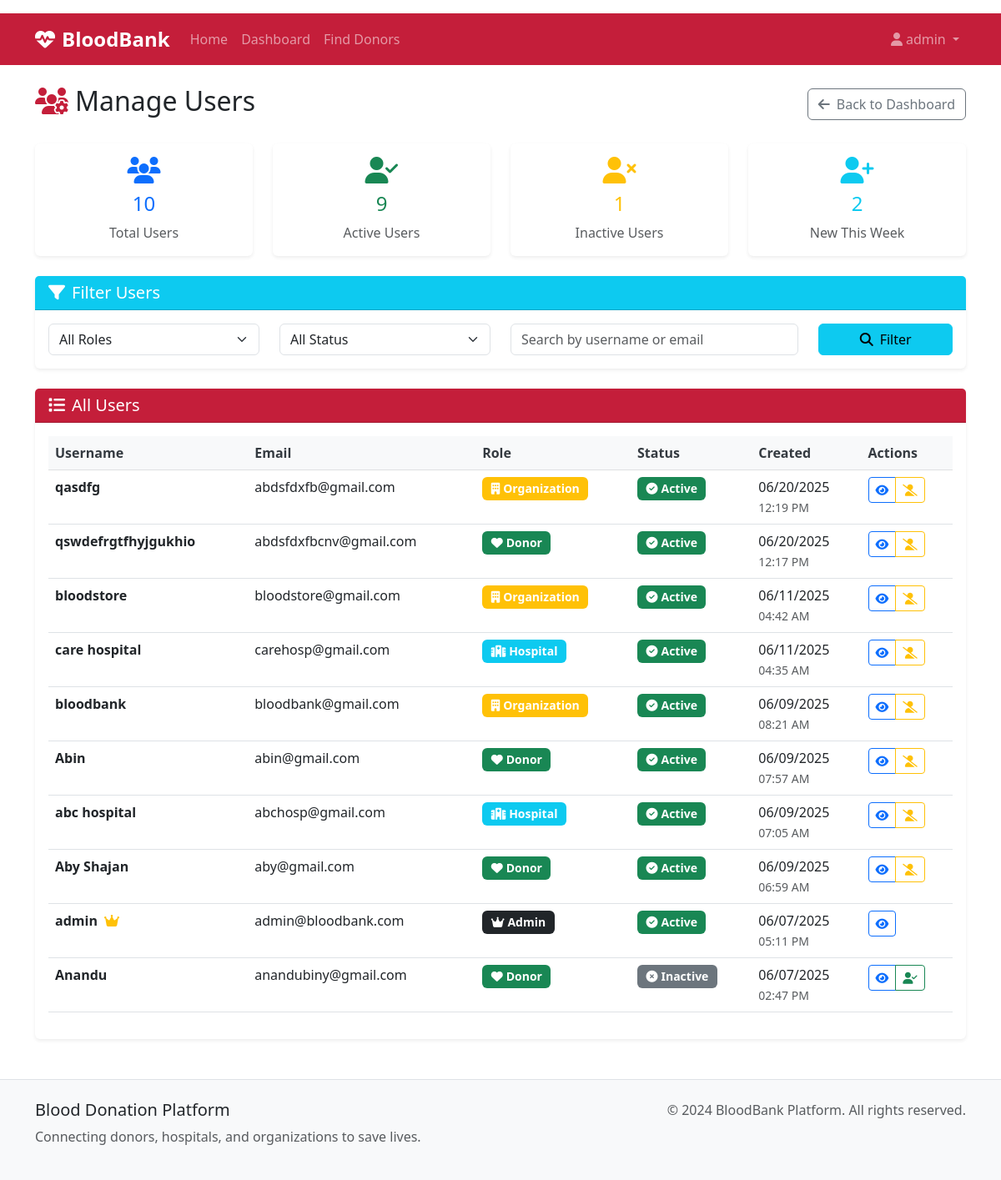
The page /admin/manage-users (signed in) on the database its author committed.
### models.py (models this page shows, shortened)
class User(db.Model):
    id = db.Column(db.Integer, primary_key=True)
    username = db.Column(db.String(80), unique=True, nullable=False)
    email = db.Column(db.String(120), unique=True, nullable=False)
    password_hash = db.Column(db.String(256), nullable=False)
    role = db.Column(db.String(20), nullable=False)  # donor, hospital, organization, admin
    created_at = db.Column(db.DateTime, default=datetime.utcnow)
    is_active = db.Column(db.Boolean, default=True)
    donor_profile = db.relationship('DonorProfile', backref='user', uselist=False)
    hospital_profile = db.relationship('HospitalProfile', backref='user', uselist=False)
    organization_profile = db.relationship('OrganizationProfile', backref='user', uselist=False)

### routes.py (the view)
@app.route('/admin/manage-users')
@role_required(['admin'])
def manage_users():
    from datetime import datetime, timedelta
    users = User.query.order_by(User.created_at.desc()).all()
    seven_days_ago = datetime.utcnow() - timedelta(days=7)
    now = datetime.utcnow()
    return render_template('admin/manage_users.html', users=users, seven_days_ago=seven_days_ago, now=now)

### utils.py (called while the page is built)
def role_required(roles):
    def decorator(f):
        @wraps(f)
        def decorated_function(*args, **kwargs):
            if 'user_id' not in session:
                flash('Please log in to access this page.', 'warning')
                return redirect(url_for('login'))
            user = User.query.get(session['user_id'])
            if not user or user.role not in roles:
                flash('You do not have permission to access this page.',
                      'error')
                return redirect(url_for('dashboard'))
            return f(*args, **kwargs)
        return decorated_function
    return decorator

### templates/admin/manage_users.html (shortened to what this page needs)
{% extends "base.html" %}
{% block content %}
<div class="d-flex justify-content-between align-items-center mb-4">
    <h2><i class="fas fa-users-cog me-2 text-medical"></i>Manage Users</h2>
    <a href="{{ url_for('admin_dashboard') }}" class="btn btn-outline-secondary">
        <i class="fas fa-arrow-left me-2"></i>Back to Dashboard
    </a>
</div>
<div class="row mb-4">
    <div class="col-md-3">
        <div class="card border-0 shadow-sm text-center">
            <div class="card-body">
                <div class="text-primary mb-2">
                    <i class="fas fa-users fa-2x"></i>
                </div>
                <h4 class="text-primary">{{ users|length }}</h4>
                <p class="mb-0 text-muted">Total Users</p>
            </div>
        </div>
    </div>
    <div class="col-md-3">
        <div class="card border-0 shadow-sm text-center">
            <div class="card-body">
                <div class="text-success mb-2">
                    <i class="fas fa-user-check fa-2x"></i>
                </div>
                <h4 class="text-success">{{ users|selectattr('is_active', 'equalto', True)|list|length }}</h4>
                <p class="mb-0 text-muted">Active Users</p>
            </div>
        </div>
    </div>
    <div class="col-md-3">
        <div class="card border-0 shadow-sm text-center">
            <div class="card-body">
                <div class="text-warning mb-2">
                    <i class="fas fa-user-times fa-2x"></i>
                </div>
                <h4 class="text-warning">{{ users|selectattr('is_active', 'equalto', False)|list|length }}</h4>
                <p class="mb-0 text-muted">Inactive Users</p>
            </div>
        </div>
    </div>
    <div class="col-md-3">
        <div class="card border-0 shadow-sm text-center">
            <div class="card-body">
                <div class="text-info mb-2">
                    <i class="fas fa-user-plus fa-2x"></i>
                </div>
                {% set ns = namespace(new_users_this_week=0) %}
                {% for user in users %}
                    {% if user.created_at >= seven_days_ago %}
                        {% set ns.new_users_this_week = ns.new_users_this_week + 1 %}
                    {% endif %}
                {% endfor %}
                <h4 class="text-info">{{ ns.new_users_this_week }}</h4>
                <p class="mb-0 text-muted">New This Week</p>
            </div>
        </div>
    </div>
</div>
<div class="row mb-4">
    <div class="col-12">
        <div class="card border-0 shadow-sm">
            <div class="card-header bg-info text-white">
                <h5 class="mb-0"><i class="fas fa-filter me-2"></i>Filter Users</h5>
            </div>
            <div class="card-body">
                <div class="row">
                    <div class="col-md-3">
                        <select class="form-select" id="roleFilter">
                            <option value="">All Roles</option>
                        </select>
                    </div>
                    <div class="col-md-3">
                        <select class="form-select" id="statusFilter">
                            <option value="">All Status</option>
                        </select>
                    </div>
                    <div class="col-md-4">
                        <input type="text" class="form-control" id="searchFilter" placeholder="Search by username or email">
                    </div>
                    <div class="col-md-2">
                        <button class="btn btn-info w-100" onclick="applyFilters()">
                            <i class="fas fa-search me-2"></i>Filter
                        </button>
                    </div>
                </div>
            </div>
        </div>
    </div>
</div>
<div class="row">
    <div class="col-12">
        <div class="card border-0 shadow-sm">
            <div class="card-header bg-medical text-white">
                <h5 class="mb-0"><i class="fas fa-list me-2"></i>All Users</h5>
            </div>
            <div class="card-body">
                {% if users %}
                    <div class="table-responsive">
                        <table class="table table-hover" id="usersTable">
                            <thead class="table-light">
                                <tr>
                                    <th>Username</th>
                                    <th>Email</th>
                                    <th>Role</th>
                                    <th>Status</th>
                                    <th>Created</th>
                                    <th>Actions</th>
                                </tr>
                            </thead>
                            <tbody>
                                {% for user in users %}
                                    <tr class="user-row"
                                        data-role="{{ user.role }}"
                                        data-status="{{ 'active' if user.is_active else 'inactive' }}"
                                        data-search="{{ (user.username + ' ' + user.email).lower() }}">
                                        <td>
                                            <strong>{{ user.username }}</strong>
                                            {% if user.role == 'admin' %}
                                                <i class="fas fa-crown text-warning ms-1" title="Administrator"></i>
                                            {% endif %}
                                        </td>
                                        <td>{{ user.email }}</td>
                                        <td>
                                            {% if user.role == 'donor' %}
                                                <span class="badge bg-success">
                                                    <i class="fas fa-heart me-1"></i>Donor
                                                </span>
                                            {% elif user.role == 'hospital' %}
                                                <span class="badge bg-info">
                                                    <i class="fas fa-hospital me-1"></i>Hospital
                                                </span>
                                            {% elif user.role == 'organization' %}
                                                <span class="badge bg-warning">
                                                    <i class="fas fa-building me-1"></i>Organization
                                                </span>
                                            {% elif user.role == 'admin' %}
                                                <span class="badge bg-dark">
                                                    <i class="fas fa-crown me-1"></i>Admin
                                                </span>
                                            {% endif %}
                                        </td>
                                        <td>
                                            {% if user.is_active %}
                                                <span class="badge bg-success">
                                                    <i class="fas fa-check-circle me-1"></i>Active
                                                </span>
                                            {% else %}
                                                <span class="badge bg-secondary">
                                                    <i class="fas fa-times-circle me-1"></i>Inactive
                                                </span>
                                            {% endif %}
                                        </td>
                                        <td>
                                            {{ user.created_at.strftime('%m/%d/%Y') }}<br>
                                            <small class="text-muted">{{ user.created_at.strftime('%I:%M %p') }}</small>
                                        </td>
                                        <td>
                                            <div class="btn-group">
                                                <button class="btn btn-outline-primary btn-sm"
                                                        data-bs-toggle="modal"
                                                        data-bs-target="#userModal{{ user.id }}">
                                                    <i class="fas fa-eye"></i>
                                                </button>
                                                {% if user.role != 'admin' or (user.role == 'admin' and users|selectattr('role', 'equalto', 'admin')|list|length > 1) %}
                                                    <a href="{{ url_for('toggle_user_status', user_id=user.id) }}"
                                                       class="btn btn-outline-{{ 'warning' if user.is_active else 'success' }} btn-sm"
                                                       onclick="return confirm('Are you sure you want to {{ 'deactivate' if user.is_active else 'activate' }} this user?')">
                                                        <i class="fas fa-{{ 'user-slash' if user.is_active else 'user-check' }}"></i>
                                                    </a>
                                                {% endif %}
                                            </div>
                                        </td>
                                    </tr>
                                {% endfor %}
                            </tbody>
                        </table>
                    </div>
                {% else %}
                    <div class="text-center text-muted py-5">
                        <i class="fas fa-users fa-4x mb-3"></i>
                        <h5>No Users Found</h5>
                        <p>There are currently no users in the system.</p>
                    </div>
                {% endif %}
            </div>
        </div>
    </div>
</div>
{% endblock %}

### static/css/styles.css (style rules this page uses)
:root { --medical-primary: #c41e3a; --medical-secondary: #8b0000; --medical-light: #f8f9fa; --medical-dark: #343a40; --medical-accent: #28a745; --medical-warning: #ffc107; --medical-info: #17a2b8; }
.bg-medical { background-color: var(--medical-primary) !important; }
.text-medical { color: var(--medical-primary) !important; }
.card { transition: transform 0.2s ease-in-out, box-shadow 0.2s ease-in-out; }
.btn-group .btn { position: relative; z-index: 1; }
.table th { border-top: none; font-weight: 600; color: var(--medical-dark); background-color: var(--medical-light); }
.badge { font-size: 0.875em; padding: 0.5em 0.75em; }

### rows shown on the page
User: username "qasdfg", email "abdsfdxfb@gmail.com", role "organization" (drawn), is_active True (drawn), created_at "06/20/2025", created_at "12:19 PM"
User: username "qswdefrgtfhyjgukhio", email "abdsfdxfbcnv@gmail.com", role "donor" (drawn), is_active True (drawn), created_at "06/20/2025", created_at "12:17 PM"
User: username "bloodstore", email "bloodstore@gmail.com", role "organization" (drawn), is_active True (drawn), created_at "06/11/2025", created_at "04:42 AM"
User: username "care hospital", email "carehosp@gmail.com", role "hospital" (drawn), is_active True (drawn), created_at "06/11/2025", created_at "04:35 AM"
User: username "bloodbank", email "bloodbank@gmail.com", role "organization" (drawn), is_active True (drawn), created_at "06/09/2025", created_at "08:21 AM"
User: username "Abin", email "abin@gmail.com", role "donor" (drawn), is_active True (drawn), created_at "06/09/2025", created_at "07:57 AM"
User: username "abc hospital", email "abchosp@gmail.com", role "hospital" (drawn), is_active True (drawn), created_at "06/09/2025", created_at "07:05 AM"
User: username "Aby Shajan", email "aby@gmail.com", role "donor" (drawn), is_active True (drawn), created_at "06/09/2025", created_at "06:59 AM"
User: username "admin", role "admin" (drawn), email "admin@bloodbank.com", is_active True (drawn), created_at "06/07/2025", created_at "05:11 PM"
User: username "Anandu", email "anandubiny@gmail.com", role "donor" (drawn), is_active False (drawn), created_at "06/07/2025", created_at "02:47 PM"

### other values the page prints
{{ session.username }} "admin"
{{ users|length }} "10"
{{ users|selectattr('is_active', 'equalto', True)|list|length }} "9"
{{ users|selectattr('is_active', 'equalto', False)|list|length }} "1"
{{ ns.new_users_this_week }} "2"
